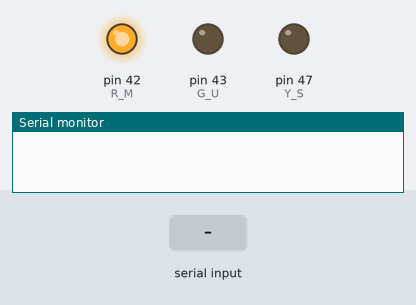
This sketch was run on a simulated Arduino Mega 2560, built with avr-gcc and run on an emulated ATmega2560. On the bench: output pins drawn as LEDs (lit = HIGH), the last lines printed to the serial monitor. The test bench sets the inputs (shaded band). The modem accepts every AT command (registered, SIM ready, sends succeed) and sends nothing else.

Above: at 0.1 s.
At 0.8 s:
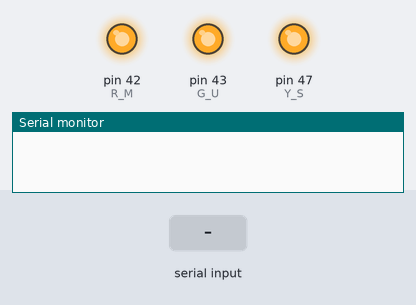
At 2.3 s:
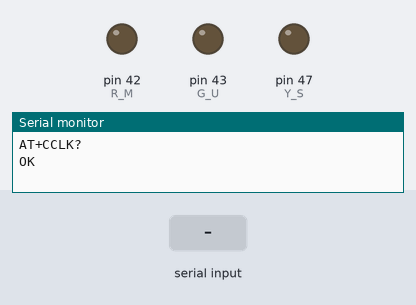
2.4 s: "RO" received over Serial
4.9 s: byte 75 ('K') received over Serial
7.3 s: byte 82 ('R') received over Serial
9.8 s: "RO" received over the second serial link
11.3 s: "1O" received over Serial
13.7 s: "1O" received over the second serial link
Timing chart, 0 to 16.2 s (numbered marks = the images above; inputs shaded):
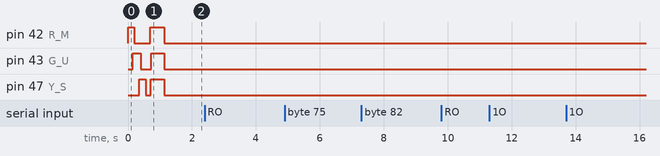

The sketch:

SIM900A_AT_COMMAND_TEST.ino
```cpp
//SIM900A AT COMMAND
//AT+CPOWD=1 SAFE POWER OFF
//AT+CPOWD=0 URGENT POWER OFF
//max http para = 450Bytes for SIM900A GET
//AT+HTTPPARA="URL","http://103.233.79.197:8000/ADSmart.asmx/Demo1?DT=0&DEV=SGA0001&DATA=____59a259a240c6_0c56b3f40c559a240c6_0c56b3f40c559a240c6cb7a431a74fe431ac20d431ba832_42c800003f80000043635f2b4363601543636ed443c4e8ea43c4efb243c4ef4c3cee0e653cedcfaf3cee585c3f7561b13f7561b13f761a4a4247eb8740c56b3f40c559a240c6cb7a431a74fe431ac20d431ba832_42c800003f80000043635f2b4363601543636ed443c4e8ea43c4efb243c4ef4c3cee0e653cedcfaf3cee585c3f7561b13f7561b13f761a4a4247eb8740c56b3f40c559a240c6cb7a431a74fe431ac20d431ba832"
/*
   Time command
   AT+CLTS - n/w time sync
 * *PSUTTZ: REFRESH TIME AND TIME ZONE

   Command to read the GSM RTC clock :

  WAIT FOR +CTZV: +22
  IF(TIME.UNIX <1557290878)
  SYNC TIME AND RESTSRT MODULE
  AT+CCLK?

  Command to enable GSM RTC network time sync :
  AT+CLTS=1

  Command to save the command settings to memory so that the time is synchronized on every boot up automatically.
  AT&W
  RESART MODULE
*/

void boot()
{ pinMode(42, OUTPUT);//R M
  digitalWrite(42, 1);
  delay(150);

  pinMode(43, OUTPUT);//G U
  digitalWrite(43, HIGH);
  delay(50);
  digitalWrite(42, 0);
  delay(150);

  pinMode(47, OUTPUT);//Y S
  digitalWrite(47, 1);
  delay(50);
  digitalWrite(43, LOW);
  delay(150);
  digitalWrite(47, 0);
  delay(150);
  digitalWrite(42, 1);
  delay(15);
  digitalWrite(47, 1);
  delay(15);
  digitalWrite(43, HIGH);
  delay(400);
  digitalWrite(42, 0);
  digitalWrite(47, 0);
  digitalWrite(43, 0);
}
uint16_t baud[10] = {3, 12, 24, 48, 96, 192, 384, 576, 7488, 1152}; //* 100
String st;
//baud scanner
void setup() {
  // put your setup code here, to run once:
  boot();
  st.reserve(400);
  Serial.begin(19200);
  Serial2.begin(9600);
  Serial2.setTimeout(2000);
  Serial.println(F("AT+CCLK?"));
  Serial2.println(F("AT+SAPBR=4,1"));
  //  Serial.println(Serial2.readString());
  read2st();
  Serial.println(st);
}

void read2st()
{ st = "";
  char buff;
  uint32_t timer = millis();
  //use timer of 500 to wait and timeout
  while ((Serial2.available() <= 0) && ((millis() - timer) < 500));
readSerial:
  if (Serial2.available() > 0)
  { st += Serial2.readStringUntil('O');
    delay(2);//wait for Serial2
    buff = Serial2.read();
    if (buff == 'K')
    {
      //      Serial.println(F("OK"));
      st += 'O';
      st += buff;
    }
    else if (buff == 'R')
    {
      //      Serial.println(F("ERROR"));
      st += 'O';
      st += buff;
    }
    else
    { st += 'O';
      st += buff;
      delay(2);//wait for Serial2
      goto readSerial;
    }
  }
  //IF ANOTHER DATA COMED ELSE THAN OK or ERROR
  if (st == NULL && Serial2.available() > 0)
  { Serial.println(F("St read"));
    st = Serial2.readString();
  }
  S2flush();
  return;
}

void S2flush()//serial flush best for 9600
{ uint8_t b;
  delay(2);
  while (Serial2.available() > 0)
  { b = Serial2.read(); //flush serial
    delay(2);//relax time
  }
  return;
}

void loop() {
  // put your main code here, to run repeatedly:
  //read untill ok or error
  if (Serial2.available() > 0)
  { Serial.println(F("Reading.."));
    //    char b = 'O';
    read2st();
    Serial.println(st);
  }
  if (Serial.available() > 0)
  { String st;
    st = Serial.readString();
    Serial.println(st);
    Serial2.println(st);
  }
}

//
//void loop() {
//  // put your main code here, to run repeatedly:
//  //read untill ok or error
//  if (Serial2.available() > 0)
//  { Serial.println(F("Reading.."));
//    String s = "";
//    //    char b = 'O';
//readSerial:
//    if (Serial2.available() > 0)
//    { s += Serial2.readStringUntil('O');
//      delay(2);//wait for Serial2
//      char buff = Serial2.read();
//      if (buff == 'K')
//      {
//        //      Serial.println(F("OK"));
//        s += 'O';
//        s += buff;
//      }
//      else if (buff == 'R')
//      {
//        //      Serial.println(F("ERROR"));
//        s += 'O';
//        s += buff;
//      }
//      else
//      { s += 'O';
//        s += buff;
//        goto readSerial;
//      }
//    }
//    //IF ANOTHER DATA COMED ELSE THAN OK
//    if (s == NULL && Serial2.available() > 0)
//      s = Serial2.readString();
//    S2flush();
//    Serial.println(s);
//  }
//  if (Serial.available() > 0)
//  { String st;
//    st = Serial.readString();
//    Serial.println(st);
//    Serial2.println(st);
//  }
//}
```
